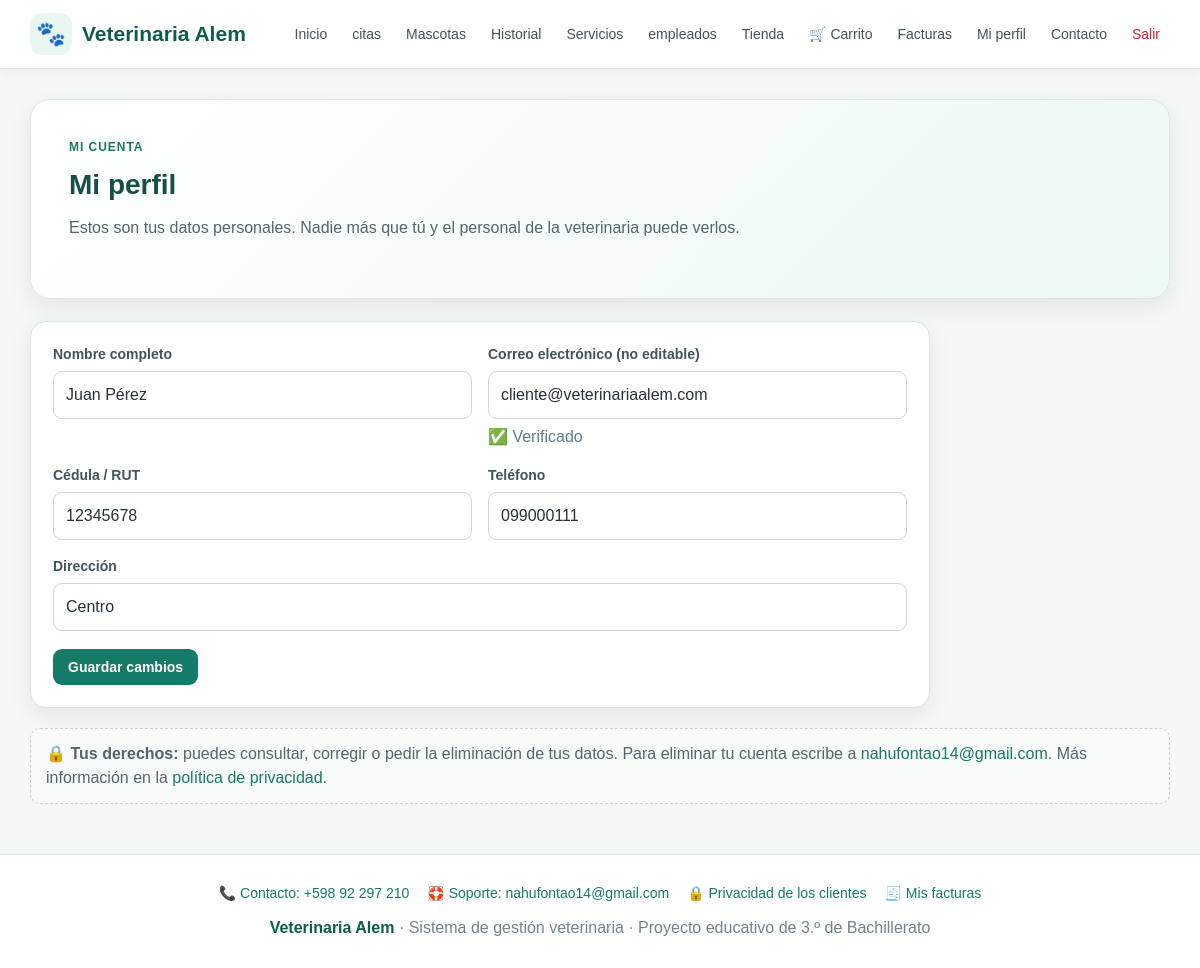
Page /clientes.php (signed in) on the committed database.
### tables this page shows
CREATE TABLE clientes(
 id INT AUTO_INCREMENT PRIMARY KEY,
 nombre VARCHAR(100) NOT NULL,
 cedula VARCHAR(30),
 telefono VARCHAR(30),
 email VARCHAR(150),
 direccion VARCHAR(200)
);

CREATE TABLE usuarios(
 id INT AUTO_INCREMENT PRIMARY KEY,
 nombre VARCHAR(100) NOT NULL,
 email VARCHAR(150) NOT NULL UNIQUE,
 password VARCHAR(255) NOT NULL,
 rol ENUM('admin','cliente') NOT NULL DEFAULT 'cliente',
 activo TINYINT(1) NOT NULL DEFAULT 1,
 id_cliente INT NULL,
 email_verificado TINYINT(1) NOT NULL DEFAULT 0,
 token_verificacion CHAR(64) NULL,
 token_expira DATETIME NULL,
 verificacion_enviada DATETIME NULL,
 creado_en TIMESTAMP DEFAULT CURRENT_TIMESTAMP,
 FOREIGN KEY(id_cliente) REFERENCES clientes(id) ON UPDATE CASCADE ON DELETE SET NULL
);

### includes/helpers.php (called while the page is built, shortened)
<?php
function h($v) {
    return htmlspecialchars((string)$v, ENT_QUOTES, "UTF-8");
}
function dueno_id_actual($conexion) {
    $uid = (int)($_SESSION["usuario_id"] ?? 0);
    $stmt = $conexion->prepare("SELECT nombre, email, id_cliente FROM usuarios WHERE id = ?");
    $stmt->bind_param("i", $uid);
    $stmt->execute();
    $u = $stmt->get_result()->fetch_assoc();
    if (!empty($u["id_cliente"])) return (int)$u["id_cliente"];
    $id = (int)$conexion->insert_id;
    return $id;
}

### clientes.php (the view, shortened to what this page needs)
<?php
require "conexion.php";
$id_cliente = dueno_id_actual($conexion);
$stmt = $conexion->prepare("SELECT * FROM clientes WHERE id = ?");
$stmt->bind_param("i", $id_cliente);
$stmt->execute();
$d = $stmt->get_result()->fetch_assoc();
$q = $conexion->prepare("SELECT email, email_verificado FROM usuarios WHERE id = ?");
$uid = (int)$_SESSION["usuario_id"];
$q->bind_param("i", $uid);
$q->execute();
$u = $q->get_result()->fetch_assoc();
require "includes/header.php";
?>
<section class="hero">
    <div class="hero-kicker">Mi cuenta</div>
    <h2>Mi perfil</h2>
    <p>Estos son tus datos personales. Nadie más que tú y el personal de la veterinaria puede verlos.</p>
</section>
<div class="form-card">
    <form method="post">
        <div class="form-grid">
            <div class="field"><label>Nombre completo</label><input name="nombre" value="<?= h($d["nombre"]) ?>" required maxlength="100"></div>
            <div class="field"><label>Correo electrónico (no editable)</label>
                <input value="<?= h($u["email"]) ?>" disabled>
                <span class="muted"><?= $u["email_verificado"] ? "✅ Verificado" : "⚠ Sin verificar" ?></span></div>
            <div class="field"><label>Cédula / RUT</label><input name="cedula" value="<?= h($d["cedula"]) ?>" maxlength="30"></div>
            <div class="field"><label>Teléfono</label><input name="telefono" value="<?= h($d["telefono"]) ?>" maxlength="30"></div>
            <div class="field full"><label>Dirección</label><input name="direccion" value="<?= h($d["direccion"]) ?>" maxlength="200"></div>
        </div>
        <div class="form-actions"><button class="btn" type="submit">Guardar cambios</button></div>
    </form>
</div>
<div class="info-box">
    🔒 <strong>Tus derechos:</strong> puedes consultar, corregir o pedir la eliminación de tus datos.
    Para eliminar tu cuenta escribe a <a href="mailto:<?= h(VET_EMAIL_SOPORTE) ?>?subject=Eliminar%20mi%20cuenta"><?= h(VET_EMAIL_SOPORTE) ?></a>.
    Más información en la <a href="privacidad.php">política de privacidad</a>.
</div>
<?php require "includes/footer.php"; ?>

### css/estilos.css (style rules this page uses)
* { box-sizing:border-box }
:root { --verde:#167a68; --verde-oscuro:#0e5c4f; --verde-claro:#e9f7f3; --azul:#2563eb; --rojo:#c62828; --amarillo:#d88900; --texto:#263238; --gris:#607d8b; --fondo:#f4f8f7; --blanco:#ffffff; --borde:#dbe5e2; --sombra:0 8px 24px rgba(25,55,50,.08); }
html { scroll-behavior:smooth }
body { margin:0; font-family:Arial,Helvetica,sans-serif; background:var(--fondo); color:var(--texto); line-height:1.5; }
a { color:var(--verde);text-decoration:none }
.hero { background:linear-gradient(135deg,#ffffff 0%,#edf9f5 100%); border:1px solid var(--borde); border-radius:20px; padding:38px; box-shadow:var(--sombra); margin-bottom:22px; }
.hero-kicker { color:var(--verde); font-weight:700; text-transform:uppercase; letter-spacing:.08em; font-size:12px; margin-bottom:8px; }
.hero h1,.hero h2 { margin:0 0 10px; color:#164f45; }
.hero h2 { font-size:28px }
.hero p { margin:0 0 20px;color:#52666b;max-width:760px }
.card,.form-card,.table-card { background:var(--blanco); border:1px solid var(--borde); border-radius:16px; padding:22px; box-shadow:var(--sombra); margin-bottom:20px; }
.btn { display:inline-block; border:0; background:var(--verde); color:#fff; padding:10px 15px; border-radius:9px; font-weight:700; font-size:14px; cursor:pointer; text-decoration:none; }
.form-card { max-width:900px; }
.form-grid { display:grid; grid-template-columns:repeat(2,minmax(0,1fr)); gap:16px; }
.field { display:flex; flex-direction:column; gap:6px; }
.field.full { grid-column:1/-1 }
.field label { font-size:14px; font-weight:700; color:#40545a; }
input,select,textarea { width:100%; padding:11px 12px; border:1px solid #cbd8d5; border-radius:9px; background:#fff; color:var(--texto); font:inherit; outline:none; }
.form-actions { display:flex; gap:9px; flex-wrap:wrap; margin-top:18px; }
.muted { color:var(--gris) }
.info-box { background:#f8fbfa; border:1px dashed #bdd4cf; padding:13px 15px; border-radius:10px; color:#52666b; margin-bottom:18px; }

### rows in the picture
clientes: nombre "Juan Pérez", cedula "12345678", telefono "099000111", direccion "Centro"
usuarios: email "cliente@veterinariaalem.com"

### other values in the picture
VET_EMAIL_SOPORTE "nahufontao14@gmail.com"
VET_TELEFONO "+598 92 297 210"
